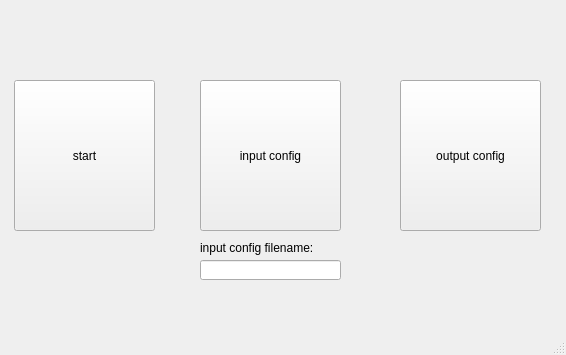
<?xml version="1.0" encoding="UTF-8"?>
<ui version="4.0">
 <class>startWindow</class>
 <widget class="QMainWindow" name="startWindow">
  <property name="geometry">
   <rect>
    <x>0</x>
    <y>0</y>
    <width>566</width>
    <height>355</height>
   </rect>
  </property>
  <property name="windowTitle">
   <string>MainWindow</string>
  </property>
  <widget class="QWidget" name="centralwidget">
   <widget class="QPushButton" name="pushButton_2">
    <property name="geometry">
     <rect>
      <x>200</x>
      <y>80</y>
      <width>141</width>
      <height>151</height>
     </rect>
    </property>
    <property name="text">
     <string>input config</string>
    </property>
   </widget>
   <widget class="QPushButton" name="pushButton_3">
    <property name="geometry">
     <rect>
      <x>400</x>
      <y>80</y>
      <width>141</width>
      <height>151</height>
     </rect>
    </property>
    <property name="text">
     <string>output config</string>
    </property>
   </widget>
   <widget class="QLabel" name="label">
    <property name="geometry">
     <rect>
      <x>200</x>
      <y>240</y>
      <width>141</width>
      <height>16</height>
     </rect>
    </property>
    <property name="text">
     <string>input config filename: </string>
    </property>
   </widget>
   <widget class="QLineEdit" name="lineEdit">
    <property name="geometry">
     <rect>
      <x>200</x>
      <y>260</y>
      <width>141</width>
      <height>20</height>
     </rect>
    </property>
   </widget>
   <widget class="QPushButton" name="pushButton">
    <property name="geometry">
     <rect>
      <x>14</x>
      <y>80</y>
      <width>141</width>
      <height>151</height>
     </rect>
    </property>
    <property name="text">
     <string>start</string>
    </property>
   </widget>
  </widget>
  <widget class="QMenuBar" name="menubar">
   <property name="geometry">
    <rect>
     <x>0</x>
     <y>0</y>
     <width>566</width>
     <height>23</height>
    </rect>
   </property>
  </widget>
  <widget class="QStatusBar" name="statusbar"/>
 </widget>
 <resources/>
 <connections/>
</ui>
